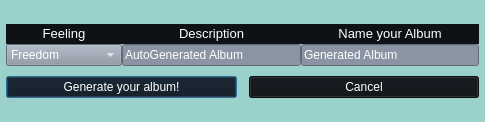
<?xml version="1.0" encoding="UTF-8"?>
<ui version="4.0">
 <class>Dialog_AGW</class>
 <widget class="QDialog" name="Dialog_AGW">
  <property name="geometry">
   <rect>
    <x>0</x>
    <y>0</y>
    <width>485</width>
    <height>122</height>
   </rect>
  </property>
  <property name="windowTitle">
   <string>AutoGenerator V0.67</string>
  </property>
  <property name="styleSheet">
   <string notr="true">background-color: #9AD2CB;
</string>
  </property>
  <layout class="QGridLayout" name="gridLayout">
   <property name="leftMargin">
    <number>6</number>
   </property>
   <property name="topMargin">
    <number>24</number>
   </property>
   <property name="rightMargin">
    <number>6</number>
   </property>
   <property name="bottomMargin">
    <number>24</number>
   </property>
   <property name="horizontalSpacing">
    <number>0</number>
   </property>
   <property name="verticalSpacing">
    <number>10</number>
   </property>
   <item row="0" column="2">
    <layout class="QVBoxLayout" name="verticalLayout_3">
     <property name="spacing">
      <number>0</number>
     </property>
     <item>
      <widget class="QLabel" name="label_Name">
       <property name="sizePolicy">
        <sizepolicy hsizetype="Preferred" vsizetype="Minimum">
         <horstretch>0</horstretch>
         <verstretch>0</verstretch>
        </sizepolicy>
       </property>
       <property name="styleSheet">
        <string notr="true">background-color: #0E1116;
color: white</string>
       </property>
       <property name="text">
        <string>&lt;html&gt;&lt;head/&gt;&lt;body&gt;&lt;p align=&quot;center&quot;&gt;&lt;span style=&quot; font-size:10pt;&quot;&gt;Name your Album&lt;/span&gt;&lt;/p&gt;&lt;/body&gt;&lt;/html&gt;</string>
       </property>
      </widget>
     </item>
     <item>
      <widget class="QLineEdit" name="lineEdit_Name">
       <property name="sizePolicy">
        <sizepolicy hsizetype="Expanding" vsizetype="Minimum">
         <horstretch>0</horstretch>
         <verstretch>0</verstretch>
        </sizepolicy>
       </property>
       <property name="styleSheet">
        <string notr="true">background-color: #8b94a3;
color: white</string>
       </property>
       <property name="text">
        <string>Generated Album</string>
       </property>
      </widget>
     </item>
    </layout>
   </item>
   <item row="0" column="1">
    <layout class="QVBoxLayout" name="verticalLayout_2">
     <property name="spacing">
      <number>0</number>
     </property>
     <item>
      <widget class="QLabel" name="label_Description">
       <property name="sizePolicy">
        <sizepolicy hsizetype="Preferred" vsizetype="Minimum">
         <horstretch>0</horstretch>
         <verstretch>0</verstretch>
        </sizepolicy>
       </property>
       <property name="styleSheet">
        <string notr="true">background-color: #0E1116;
color: white</string>
       </property>
       <property name="text">
        <string>&lt;html&gt;&lt;head/&gt;&lt;body&gt;&lt;p align=&quot;center&quot;&gt;&lt;span style=&quot; font-size:10pt;&quot;&gt;Description&lt;/span&gt;&lt;/p&gt;&lt;/body&gt;&lt;/html&gt;</string>
       </property>
      </widget>
     </item>
     <item>
      <widget class="QLineEdit" name="lineEdit_Description">
       <property name="sizePolicy">
        <sizepolicy hsizetype="Expanding" vsizetype="Minimum">
         <horstretch>0</horstretch>
         <verstretch>0</verstretch>
        </sizepolicy>
       </property>
       <property name="styleSheet">
        <string notr="true">background-color: #8b94a3;
color: white</string>
       </property>
       <property name="text">
        <string>AutoGenerated Album</string>
       </property>
      </widget>
     </item>
    </layout>
   </item>
   <item row="0" column="0">
    <layout class="QVBoxLayout" name="verticalLayout">
     <property name="spacing">
      <number>0</number>
     </property>
     <item>
      <widget class="QLabel" name="label_Feeling">
       <property name="sizePolicy">
        <sizepolicy hsizetype="Preferred" vsizetype="Minimum">
         <horstretch>0</horstretch>
         <verstretch>0</verstretch>
        </sizepolicy>
       </property>
       <property name="styleSheet">
        <string notr="true">background-color: #0E1116;
color: white</string>
       </property>
       <property name="text">
        <string>&lt;html&gt;&lt;head/&gt;&lt;body&gt;&lt;p align=&quot;center&quot;&gt;&lt;span style=&quot; font-size:10pt;&quot;&gt;Feeling&lt;/span&gt;&lt;/p&gt;&lt;/body&gt;&lt;/html&gt;</string>
       </property>
      </widget>
     </item>
     <item>
      <widget class="QComboBox" name="comboBox_Feeling">
       <property name="sizePolicy">
        <sizepolicy hsizetype="Preferred" vsizetype="Minimum">
         <horstretch>0</horstretch>
         <verstretch>0</verstretch>
        </sizepolicy>
       </property>
       <property name="styleSheet">
        <string notr="true">background-color: #8b94a3;
color: white</string>
       </property>
       <item>
        <property name="text">
         <string>Freedom</string>
        </property>
       </item>
       <item>
        <property name="text">
         <string>Transparency</string>
        </property>
       </item>
       <item>
        <property name="text">
         <string>Compassion</string>
        </property>
       </item>
       <item>
        <property name="text">
         <string>Impotence</string>
        </property>
       </item>
       <item>
        <property name="text">
         <string>Awareness</string>
        </property>
       </item>
       <item>
        <property name="text">
         <string>Irony</string>
        </property>
       </item>
       <item>
        <property name="text">
         <string>Definition</string>
        </property>
       </item>
       <item>
        <property name="text">
         <string>Cheerfulness</string>
        </property>
       </item>
       <item>
        <property name="text">
         <string>Ideology</string>
        </property>
       </item>
       <item>
        <property name="text">
         <string>Emotionality</string>
        </property>
       </item>
       <item>
        <property name="text">
         <string>Humor</string>
        </property>
       </item>
       <item>
        <property name="text">
         <string>Satire</string>
        </property>
       </item>
       <item>
        <property name="text">
         <string>Love affair</string>
        </property>
       </item>
       <item>
        <property name="text">
         <string>Passion</string>
        </property>
       </item>
       <item>
        <property name="text">
         <string>Disharmony</string>
        </property>
       </item>
       <item>
        <property name="text">
         <string>Dissonance</string>
        </property>
       </item>
       <item>
        <property name="text">
         <string>Rhythm</string>
        </property>
       </item>
       <item>
        <property name="text">
         <string>Tragie</string>
        </property>
       </item>
       <item>
        <property name="text">
         <string>Activity</string>
        </property>
       </item>
       <item>
        <property name="text">
         <string>Severity</string>
        </property>
       </item>
       <item>
        <property name="text">
         <string>Importance</string>
        </property>
       </item>
       <item>
        <property name="text">
         <string>Expressiveness</string>
        </property>
       </item>
       <item>
        <property name="text">
         <string>Contrast</string>
        </property>
       </item>
       <item>
        <property name="text">
         <string>Drama</string>
        </property>
       </item>
       <item>
        <property name="text">
         <string>Clarity</string>
        </property>
       </item>
       <item>
        <property name="text">
         <string>Simplicity</string>
        </property>
       </item>
       <item>
        <property name="text">
         <string>Ease</string>
        </property>
       </item>
       <item>
        <property name="text">
         <string>Harmony</string>
        </property>
       </item>
      </widget>
     </item>
    </layout>
   </item>
   <item row="1" column="0" colspan="3">
    <layout class="QHBoxLayout" name="horizontalLayout">
     <property name="spacing">
      <number>12</number>
     </property>
     <item>
      <widget class="QPushButton" name="pushButton_ContinueGenerate">
       <property name="styleSheet">
        <string notr="true">background-color: #0E1116;
color: white</string>
       </property>
       <property name="text">
        <string>Generate your album!</string>
       </property>
      </widget>
     </item>
     <item>
      <widget class="QPushButton" name="pushButton_Cancel">
       <property name="styleSheet">
        <string notr="true">background-color: #0E1116;
color: white</string>
       </property>
       <property name="text">
        <string>Cancel</string>
       </property>
      </widget>
     </item>
    </layout>
   </item>
  </layout>
 </widget>
 <resources/>
 <connections/>
</ui>
